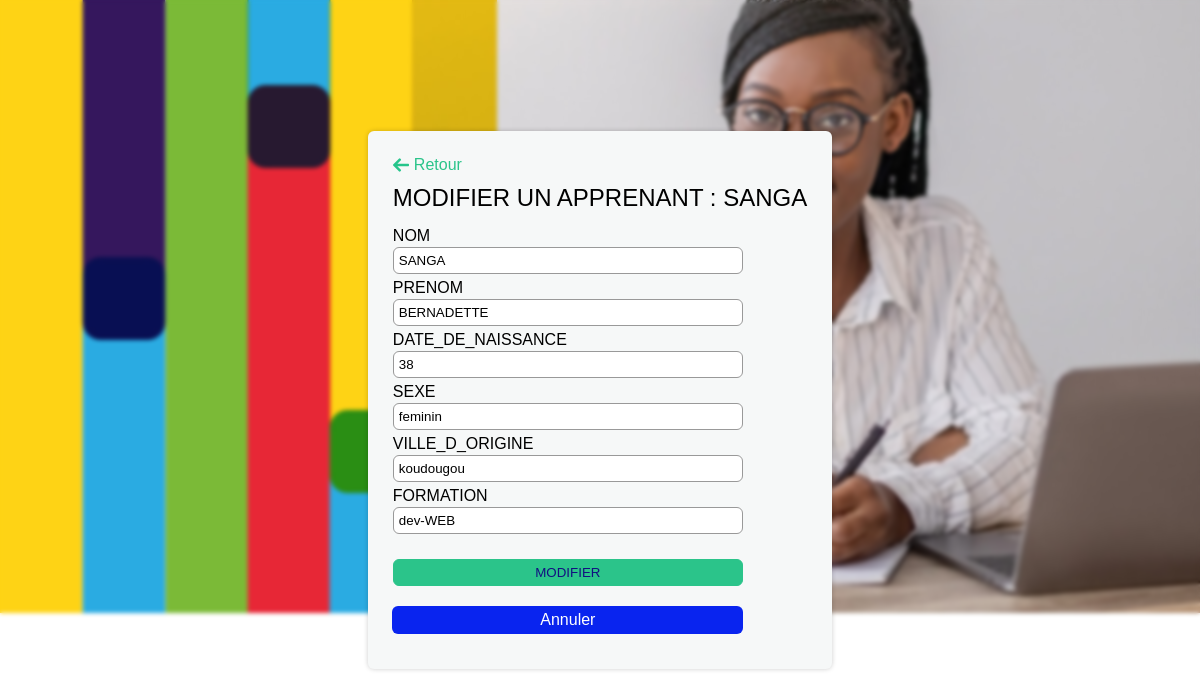
The app's page /modifier.php?id=35 with its own data.
### tables this page shows
CREATE TABLE `liste` (
  `id` int NOT NULL,
  `nom` varchar(255) DEFAULT NULL,
  `prenom` varchar(255) DEFAULT NULL,
  `date_de_naissance` varchar(255) NOT NULL,
  `sexe` varchar(255) DEFAULT NULL,
  `ville_d_origine` varchar(255) DEFAULT NULL,
  `formation` varchar(255) DEFAULT NULL
);

### modifier.php (the view, shortened to what this page needs)
<!DOCTYPE html>
<html lang="en">
<head>
    <link rel="stylesheet" href="style.css">
</head>
<body>
<?php
include_once "connexion.php";
$id = $_GET['id'];
$req = mysqli_query($con,"SELECT * FROM liste WHERE id = $id");
$row = mysqli_fetch_assoc($req);
?>
    <div class="form">
        <a href="index.php" class="back_btn"><img src="images/back.png">Retour</a>
        <h2>modifier un apprenant : <?=$row['nom']?> </h2>
        <form action="" method="post">
            <label>nom</label>
            <input type="text" name="nom" value="<?=$row['nom']?>">
            <label>prenom</label>
            <input type="text" name="prenom" value="<?=$row['prenom']?>">
            <label>date_de_naissance</label>
            <input type="number" name="date_de_naissance" value="<?=$row['date_de_naissance']?>">
            <label>sexe</label>
            <input type="text" name="sexe" value="<?=$row['sexe']?>">
            <label>ville_d_origine</label>
            <input type="text" name="ville_d_origine" value="<?=$row['ville_d_origine']?>">
            <label>formation</label>
            <input type="text" name="formation" value="<?=$row['formation']?>">
            <input type="submit" value="modifier" name="button">
            <a href="index.php" class="bTn_add" style="align-self:center; margin-top:20px; padding-right:148px;padding-left:148px">Annuler</a>
        </form>
    </div>
</body>
</html>

### style.css (style rules this page uses)
* { margin: 0; padding: 0; box-sizing: border-box; font-family: 'poppins',sans-serif; }
body { display: flex; align-items: center; justify-content: center; min-height: 100vh; position: relative; background-color: #3b3a42; animation-name: back; animation-duration: 5s; animation-iteration-count: infinite; animation-timing-function: linear; background-image: url(images/OIF_DCLIC_COUVERTURE\ HOR.jpg); }
body { backdrop-filter: blur(2px); }
.bTn_add { width: fit-content; margin-bottom: 10px; background-color: #0924ef; padding: 5px 20px; color: #fff; display: flex; align-items: center; text-align: 0; border-radius: 6px; text-decoration:0; }
.form { background-color: #f6f8f8; padding: 25px; box-shadow: 0 0 5px rgba(0,0,0,0.2); border-radius: 6px; }
.form form { display: flex; width: 350px; flex-direction: column; }
.back_btn { color: #2bc48a; text-decoration: 0; display: flex; align-items: center; }
.back_btn img { height: 16px; margin-right: 5px; }
h2 { margin: 10px 0; font-weight: 500; text-transform: uppercase; }
label { margin-top: 5px; text-transform: uppercase; }
input { padding: 5px; border: 1px solid #999; outline: 0; margin-top: 2px; border-radius: 10px; }
input[type="submit"] { margin-top: 25px; background-color: #2bc48a; border: 1px solid #2bc48a; cursor: pointer; color: #121080; text-transform: uppercase; }
form input { border-radius: 6px; margin-left: 0px; }

### records on screen
liste: nom "SANGA", prenom "BERNADETTE", date_de_naissance "38", sexe "feminin", ville_d_origine "koudougou", formation "dev-WEB"
